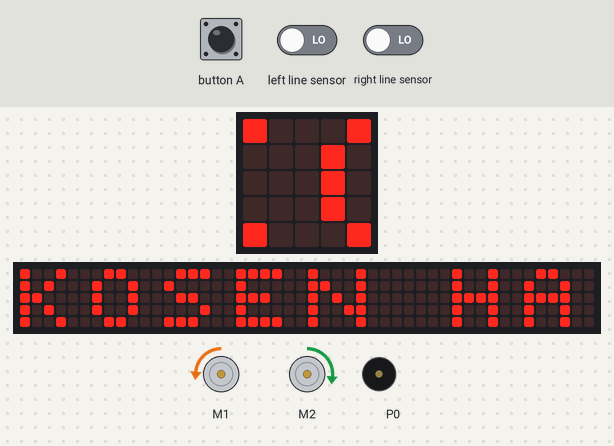
Bench run of a program on a simulated BBC micro:bit (MakeCode). Parts: the board's 5×5 LED display, a strip that is not on the board, showing the scrolling text unrolled, 2 × DC motor (green arrow = forward, orange = backward, longer = faster), buzzer (waves = sounding). The test bench sets the inputs (shaded band); at power-on: left line sensor LOW, right line sensor LOW. The 48×5 strip is a reading aid, not a part: it shows the text the display is scrolling, unrolled, one strip-width of it at a time.

Above: at 1.27 s.
1.3 s: left line sensor driven HIGH
At 1.42 s:
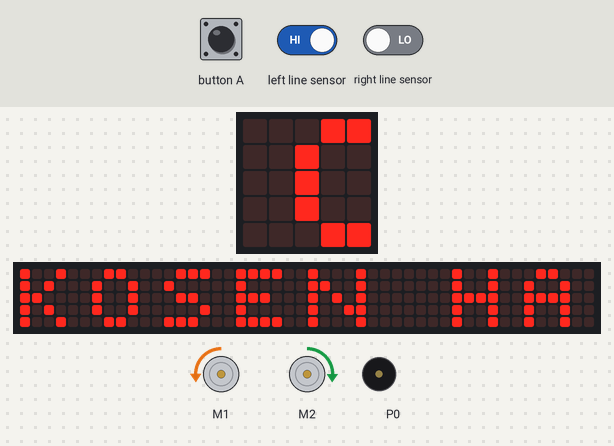
3.3 s: right line sensor driven HIGH
At 3.52 s:
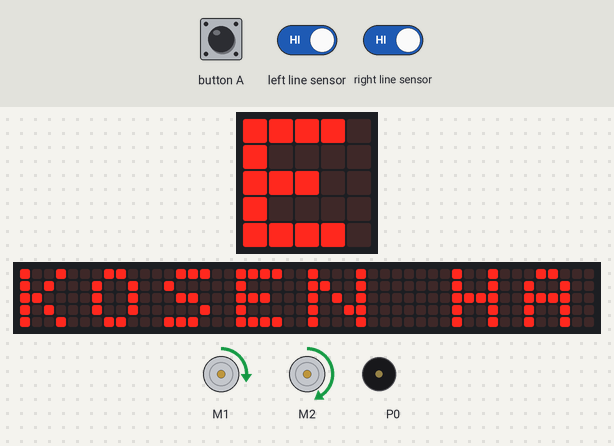
5.2 s: left line sensor driven LOW
At 5.38 s:
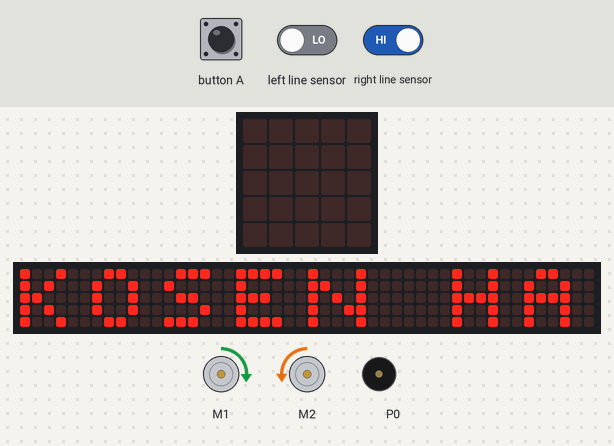
Timing chart, 0 to 16.8 s (numbered marks = the images above; inputs shaded):
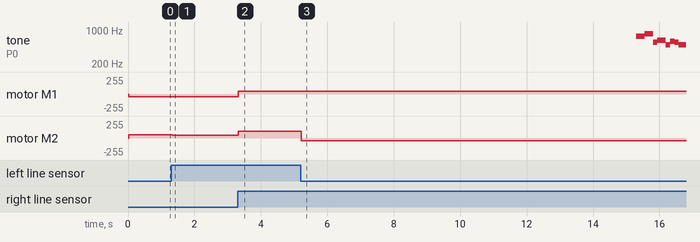

The program:

main.ts
```typescript
input.onButtonPressed(Button.A, function () {
    basic.showLeds(`
        . . # . .
        . # . # .
        . # . # .
        # # # # #
        # . . . #
        `)
})
function Shougatsu () {
    music.setVolume(255)
    music.playMelody("E E E E F F E F ", 250)
    music.playMelody("G G B B G G G G ", 250)
    music.playMelody("F F E F G G G G ", 125)
    music.rest(music.beat(BeatFraction.Whole))
}
basic.forever(function () {
    basic.showString("KOSEN HAKASEJUKU")
    music.startMelody(music.builtInMelody(Melodies.Nyan), MelodyOptions.ForeverInBackground)
})
basic.forever(function () {
    if (cuteBot.tracking(cuteBot.TrackingState.L_unline_R_line)) {
        cuteBot.motors(17, -17)
    } else if (cuteBot.tracking(cuteBot.TrackingState.L_line_R_unline)) {
        cuteBot.motors(-17, 17)
    } else if (cuteBot.tracking(cuteBot.TrackingState.L_R_line)) {
        cuteBot.motors(17, 40)
    } else {
        cuteBot.motors(-15, 19)
        basic.pause(100)
    }
})
```

test.ts
```typescript
// テストはここに来ます。このパッケージが拡張機能として使用されるときにはコンパイルされません。
```

Measured:
- after the input at 1.3 s, motor M1: backward 38/255 → backward 43/255 at once; motor M2: forward 48/255 → forward 43/255 at once
- after the input at 3.3 s, motor M1: backward 43/255 → forward 43/255 at once; motor M2: forward 43/255 → forward 102/255 at once
- after the input at 5.2 s, motor M2: forward 102/255 → backward 43/255 at once
- by itself, tone on P0: plays 740 Hz for 0.26 s, 831 Hz for 0.26 s, 554 Hz for 0.13 s, 622 Hz for 0.26 s, 494 Hz for 0.13 s, 587 Hz for 0.13 s … (8 notes in this stretch)
